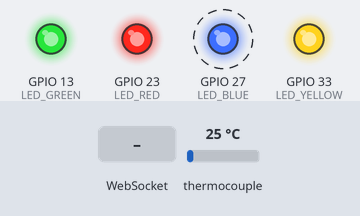
The sketch below on a simulated ESP32. Shown: output pins drawn as LEDs (lit = HIGH). Dashed ring = blinking. The inputs (shaded band) are chosen by the test bench; at power-on: thermocouple 25 °C. WiFi joins after 1.5 s; servers stay silent unless stated; storage starts empty; what the sketch prints to the serial monitor is not drawn.

Above: at 2.3 s.
3.3 s: WebSocket text "threshold_alert_on" received
At 3.93 s:
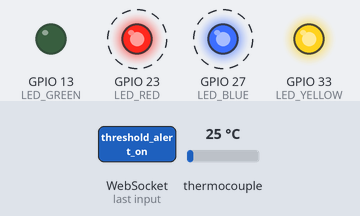
6.8 s: WebSocket text "web_disconnected" received
At 7.7 s:
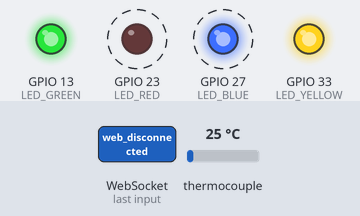
10.8 s: WebSocket text "start_record" received
At 10.94 s:
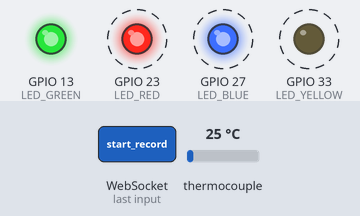
14.3 s: WebSocket text "web_connected" received
At 14.57 s:
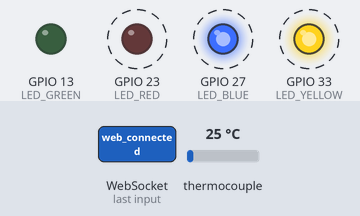
17.8 s: WebSocket text "end_record" received
At 18.16 s:
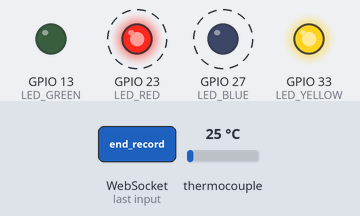
21.3 s: WebSocket text "threshold_alert_off" received
At 21.3 s:
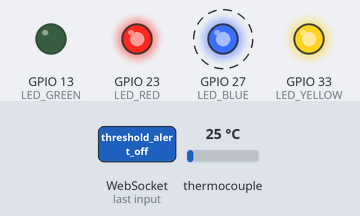
Timing chart, 0 to 25.8 s (numbered marks = the images above; inputs shaded):
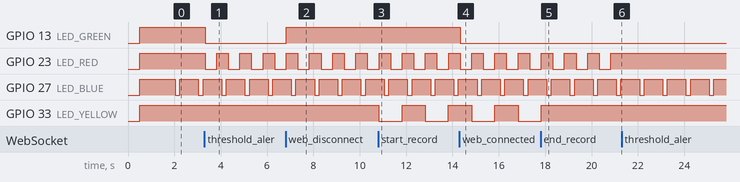

The sketch:

automated_thermometer_alarm_v3.ino
```cpp
/**
 * @file automated_thermometer_alarm_v3.ino
 * @brief ESP32-based automated thermometer and alarm system with WebSocket communication and web dashboard.
 *
 * ## Overview
 * This firmware enables an ESP32 to:
 * - Host a real-time monitoring dashboard via LittleFS (`index.html`, `stylesheet.css`, `script.js`)
 * - Connect to any Wi-Fi network using WiFiManager (no hardcoded credentials)
 * - Serve data and commands over WebSocket for two-way communication with the browser
 * - Read temperature values from a MAX6675 thermocouple sensor
 * - Control active-low LEDs to indicate connection, data reading, recording, and alert states
 *
 * ## Key Features
 * - 📶 **Wi-Fi Setup Portal:** Opens automatically as `ESP32-Setup` for entering Wi-Fi credentials
 * - 🌐 **mDNS Access:** Once connected, dashboard is available at `http://esp32.local`
 * - ⚡ **WebSocket Endpoint:** `/ws` — handles JSON messages between ESP32 and web client
 * - 💡 **LED Indicators (Active-Low Logic):**
 *   - 🟢 Green  → Web connection status (ON when connected)
 *   - 🔵 Blue   → Reading indicator (blinks on temperature read)
 *   - 🟡 Yellow → Recording indicator (blinks while recording)
 *   - 🔴 Red    → Threshold alert indicator (blinks on alert condition)
 * - 🧩 **Auto Reconnect:** Browser dashboard automatically reconnects if ESP32 restarts or network changes
 *
 * ## WebSocket Commands
 * | Command                | Action / Response                                  |
 * |------------------------|----------------------------------------------------|
 * | `"test"`               | Replies `{ "status": "ok" }`                       |
 * | `"web_connected"`      | Turns ON green LED                                 |
 * | `"web_disconnected"`   | Turns OFF green LED                                |
 * | `"start_record"`       | Starts recording and blinks yellow LED             |
 * | `"end_record"`         | Stops recording and turns off yellow LED           |
 * | `"threshold_alert_on"` | Starts red LED blinking (0.5 s interval)           |
 * | `"threshold_alert_off"`| Stops red LED blinking                             |
 * | `"get_record"`         | Sends recorded readings as JSON array              |
 *
 * ## Notes
 * - Default access URL after Wi-Fi setup: **http://esp32.local**
 * - Only one WebSocket client can connect at a time (connection lock mechanism)
 * - Uses non-blocking timers for LED blinking and periodic sensor updates
 *
 * @author Mark Jayson Lanuzo
 * @date 2025-10-30
 */

#include <WiFiManager.h>         ///< Library for easy Wi-Fi configuration
#include <ESPAsyncWebServer.h>   ///< Asynchronous web server for serving pages and WebSocket
#include <AsyncTCP.h>            ///< TCP support for AsyncWebServer (for ESP32)
#include <ArduinoJson.h>         ///< JSON encoding/decoding for WebSocket communication
#include <max6675.h>             ///< MAX6675 thermocouple sensor driver
#include <LittleFS.h>            ///< Filesystem library for storing web assets
#include <ESPmDNS.h>             ///< For mDNS hostname (esp32.local)


// -------------------- GLOBAL OBJECTS --------------------

AsyncWebServer server(80);       ///< HTTP server instance on port 80
AsyncWebSocket ws("/ws");        ///< WebSocket endpoint at "/ws"

unsigned long lastSendTime = 0;  ///< Timestamp for temperature send interval
bool isRecording = false;        ///< Indicates if temperature recording is active
std::vector<float> recordedData; ///< Container for storing recorded temperature values

AsyncWebSocketClient *activeClient = nullptr;  ///< Pointer to the currently connected client
bool clientConnected = false;                  ///< True if one client is connected


// -------------------- HARDWARE PINS --------------------

/** MAX6675 pin configuration */
const int thermoSO = 19; ///< Serial Out (MISO)
const int thermoCS = 5;  ///< Chip Select
const int thermoSCK = 18;///< Serial Clock

MAX6675 thermocouple(thermoSCK, thermoCS, thermoSO); ///< MAX6675 sensor instance

/** LED pins (Active-Low logic) */
const int LED_GREEN  = 13; ///< Connection indicator LED
const int LED_BLUE   = 27; ///< Reading indicator LED
const int LED_RED    = 23; ///< Threshold alert LED
const int LED_YELLOW = 33; ///< Recording status LED

// LED blinking state flags and timing trackers
bool redBlink = false;             ///< Whether red LED is blinking (threshold alert)
bool yellowBlink = false;          ///< Whether yellow LED is blinking (recording active)
unsigned long lastRedToggle = 0;   ///< Timer for red LED blink toggle
unsigned long lastYellowToggle = 0;///< Timer for yellow LED blink toggle
unsigned long lastBlueBlink = 0;   ///< Timer for blue LED momentary blink

// -------------------- FUNCTION DECLARATIONS --------------------

/**
 * @brief Initializes all LED pins and sets them OFF (HIGH for active-low logic).
 */
void setupLEDs() {
  pinMode(LED_GREEN, OUTPUT);
  pinMode(LED_BLUE, OUTPUT);
  pinMode(LED_RED, OUTPUT);
  pinMode(LED_YELLOW, OUTPUT);

  // Turn all LEDs OFF initially (active-low = HIGH)
  digitalWrite(LED_GREEN, HIGH);
  digitalWrite(LED_BLUE, HIGH);
  digitalWrite(LED_RED, HIGH);
  digitalWrite(LED_YELLOW, HIGH);
}

/**
 * @brief Turns an LED ON or OFF using active-low logic.
 * @param pin The GPIO pin connected to the LED.
 * @param state True = ON (LOW), False = OFF (HIGH).
 */
void setLED(int pin, bool state) {
  digitalWrite(pin, state ? LOW : HIGH);
}

/**
 * @brief Toggles an LED at a given interval (non-blocking blink).
 * @param pin LED GPIO pin number.
 * @param interval Time in milliseconds between toggles.
 * @param lastToggle Reference to timestamp of the last toggle.
 */
void handleBlink(int pin, unsigned long interval, unsigned long &lastToggle) {
  unsigned long now = millis();
  if (now - lastToggle >= interval) {
    lastToggle = now;
    digitalWrite(pin, !digitalRead(pin)); // Toggle LED state
  }
}

/**
 * @brief Reads the current temperature from the MAX6675 sensor.
 * @return Temperature in Celsius.
 */
float getTemperature() {
  return thermocouple.readCelsius();
}

/**
 * @brief Sends temperature only to the active (single) WebSocket client.
 *
 * This function:
 * - Reads temperature from the sensor
 * - Momentarily blinks the blue LED
 * - Records data if recording mode is active
 * - Broadcasts temperature via WebSocket as JSON
 */
void sendTemperatureToClients() {
  float temp = getTemperature();

  // 🔵 Blink blue LED briefly
  if (millis() - lastBlueBlink >= 1000) {
    lastBlueBlink = millis();
    digitalWrite(LED_BLUE, LOW);
  }

  if (isRecording) recordedData.push_back(temp);

  StaticJsonDocument<100> doc;
  doc["temperature"] = temp;
  String json;
  serializeJson(doc, json);

  // ✅ Send only to active client
  if (activeClient && activeClient->canSend()) {
    activeClient->text(json);
  }
}


/**
 * @brief Handles commands received from a WebSocket client.
 * @param client Pointer to the client that sent the message.
 * @param msg Raw message string.
 *
 * Supported commands:
 * - `"test"`               : Replies with `{ "status": "ok" }`
 * - `"web_connected"`      : Turns ON green LED
 * - `"web_disconnected"`   : Turns OFF green LED
 * - `"start_record"`       : Starts recording and blinks yellow LED
 * - `"end_record"`         : Stops recording and turns off yellow LED
 * - `"threshold_alert_on"` : Enables red LED blinking
 * - `"threshold_alert_off"`: Disables red LED blinking
 * - `"get_record"`         : Sends recorded temperature data as JSON array
 */
void handleClientCommand(AsyncWebSocketClient *client, const char *msg) {
  String message(msg);

  if (message == "test") {
    if (client != activeClient) {
      client->text("{\"error\":\"another user is already connected\"}");
      return;
    }
    client->text("{\"status\":\"ok\"}");

  } else if (message == "web_connected") {
    setLED(LED_GREEN, true);

  } else if (message == "web_disconnected") {
    setLED(LED_GREEN, false);

  } else if (message == "start_record") {
    isRecording = true;
    recordedData.clear();
    yellowBlink = true;
    client->text("{\"recording\":\"started\"}");

  } else if (message == "end_record") {
    isRecording = false;
    yellowBlink = false;
    setLED(LED_YELLOW, false);
    client->text("{\"recording\":\"stopped\"}");

  } else if (message == "threshold_alert_on") {
    redBlink = true;

  } else if (message == "threshold_alert_off") {
    redBlink = false;
    setLED(LED_RED, false);

  } else if (message == "get_record") {
    // Send all recorded readings as JSON array
    StaticJsonDocument<1024> doc;
    JsonArray arr = doc.createNestedArray("data");
    for (float val : recordedData) arr.add(val);
    String json;
    serializeJson(doc, json);
    client->text(json);

  } else {
    client->text("{\"error\":\"unknown command\"}");
  }
}

/**
 * @brief WebSocket event callback handler (single-client version).
 * @param server WebSocket server instance.
 * @param client Client that triggered the event.
 * @param type Type of WebSocket event.
 * @param arg Additional event data (unused).
 * @param data Pointer to message data buffer.
 * @param len Length of the received data.
 */
void onWsEvent(AsyncWebSocket *server, AsyncWebSocketClient *client,
               AwsEventType type, void *arg, uint8_t *data, size_t len) {
  if (type == WS_EVT_CONNECT) {
    // ✅ Allow only one client at a time
    if (clientConnected) {
      Serial.printf("⚠️ Rejecting extra client: %u\n", client->id());
      client->close(); // Disconnect immediately
      return;
    }

    // Register this client as the active one
    activeClient = client;
    clientConnected = true;
    Serial.printf("✅ Client connected: %u\n", client->id());
    setLED(LED_GREEN, true); // Turn ON connection LED

  } else if (type == WS_EVT_DISCONNECT) {
    // Check if the disconnected one is our active client
    if (activeClient && client->id() == activeClient->id()) {
      activeClient = nullptr;
      clientConnected = false;
      Serial.println("❌ Client disconnected");
      setLED(LED_GREEN, false); // Turn OFF connection LED
    }

  } else if (type == WS_EVT_DATA) {
    // Handle data only from the active client
    if (activeClient && client->id() == activeClient->id()) {
      data[len] = 0; // Null-terminate incoming message
      handleClientCommand(client, (char *)data);
    } else {
      Serial.printf("⚠️ Ignoring message from non-active client %u\n", client->id());
    }
  }
}


// -------------------- SETUP --------------------

/**
 * @brief Arduino setup function.
 *
 * - Initializes serial monitor, LEDs, and LittleFS filesystem
 * - Connects to Wi-Fi using WiFiManager
 * - Starts the web server and WebSocket services
 * - Serves web dashboard files from LittleFS root directory
 */
void setup() {
  Serial.begin(115200);
  delay(500);

  setupLEDs(); // Initialize LED pins

  // Mount LittleFS filesystem
  if (!LittleFS.begin()) {
    Serial.println("❌ LittleFS mount failed!");
    return;
  }

  WiFiManager wm;

  // Optional: comment this if you want credentials remembered between boots
  // wm.resetSettings();

  // Static IP config (will be ignored if DHCP is used)
  IPAddress staticIP(192, 168, 1, 200);
  IPAddress gateway(192, 168, 1, 1);
  IPAddress subnet(255, 255, 255, 0);
  IPAddress dns(8, 8, 8, 8);
  wm.setSTAStaticIPConfig(staticIP, gateway, subnet, dns);

  // 🔹 Create custom success page after WiFi is connected
  wm.setSaveConfigCallback([]() {
    Serial.println("💾 Wi-Fi credentials saved!");
  });

  // When WiFi connects, show custom success page
  wm.setBreakAfterConfig(true);

  // Start captive portal
  bool res = wm.autoConnect("ESP32-Setup", "12345678"); // SSID & password for setup AP

  if (!res) {
    Serial.println("❌ WiFi connection failed. Restarting...");
    delay(3000);
    ESP.restart();
  }

  Serial.println("✅ Connected to WiFi!");
  Serial.print("📡 IP: ");
  Serial.println(WiFi.localIP());

  // 🔹 Start mDNS (access via http://esp32.local)
  if (MDNS.begin("esp32")) {
    Serial.println("🌐 mDNS responder started: http://esp32.local");
  } else {
    Serial.println("⚠️ mDNS failed to start!");
  }

  // Serve all files from LittleFS root
  server.serveStatic("/", LittleFS, "/").setDefaultFile("index.html");

  // 🔹 Add a success page when WiFi setup finishes
  server.on("/connected", HTTP_GET, [](AsyncWebServerRequest *request) {
    String ip = WiFi.localIP().toString();
    String page = R"rawliteral(
      <html>
      <head><title>Wi-Fi Connected</title>
      <meta name='viewport' content='width=device-width,initial-scale=1.0'>
      <style>
      body {font-family:Arial;background:#0f172a;color:white;text-align:center;padding-top:60px;}
      a {display:inline-block;margin-top:20px;padding:12px 20px;background:#2563eb;color:white;
         border-radius:8px;text-decoration:none;font-weight:600;}
      </style>
      </head>
      <body>
      <h1>✅ ESP32 Connected to Wi-Fi!</h1>
      <p>Your device is now connected to the internet.</p>
      <p><b>Local IP:</b> )rawliteral" + ip +
      R"rawliteral(</p>
      <a href='http://esp32.local'>Go to Dashboard</a><br><br>
      <a href='http://)" + ip + R"rawliteral(/'>Open via IP</a>
      </body></html>
    )rawliteral";
    request->send(200, "text/html", page);
  });

  // Initialize WebSocket
  ws.onEvent(onWsEvent);
  server.addHandler(&ws);

  // Start HTTP server
  server.begin();

  Serial.println("🚀 Web server started!");
  Serial.println("👉 Dashboard available at:");
  Serial.println("   http://esp32.local");
  Serial.print("   http://");
  Serial.println(WiFi.localIP());
}


// -------------------- LOOP --------------------

/**
 * @brief Arduino main loop function.
 *
 * - Periodically sends temperature readings via WebSocket
 * - Handles blinking LEDs using non-blocking timers
 */
void loop() {
  ws.cleanupClients(); // Remove disconnected WebSocket clients

  // Turn off blue LED 200ms after blink
  if (digitalRead(LED_BLUE) == LOW && millis() - lastBlueBlink >= 200)
    digitalWrite(LED_BLUE, HIGH);

  // Handle red (alert) and yellow (recording) blinking LEDs
  if (redBlink) handleBlink(LED_RED, 500, lastRedToggle);
  if (yellowBlink) handleBlink(LED_YELLOW, 1000, lastYellowToggle);

  // Send temperature updates every 1 second
  if (millis() - lastSendTime > 1000) {
    sendTemperatureToClients();
    lastSendTime = millis();
  }
}
```

Measured:
- after the input at 3.3 s, GPIO 13 (LED_GREEN): HIGH → LOW at once; GPIO 23 (LED_RED): alternates HIGH for 0.50 s and LOW for 0.50 s, starting at once
- after the input at 6.8 s, GPIO 13 (LED_GREEN): LOW → HIGH at once
- after the input at 10.8 s, GPIO 33 (LED_YELLOW): alternates HIGH for 1.0 s and LOW for 1.0 s, starting at once
- after the input at 14.3 s, GPIO 13 (LED_GREEN): HIGH → LOW at once
- after the input at 17.8 s, GPIO 33 (LED_YELLOW): goes on until 17.8 s, then stays HIGH
- after the input at 21.3 s, GPIO 23 (LED_RED): stops changing and stays HIGH
- by itself, GPIO 27 (LED_BLUE): alternates HIGH for 0.80 s and LOW for 0.20 s
